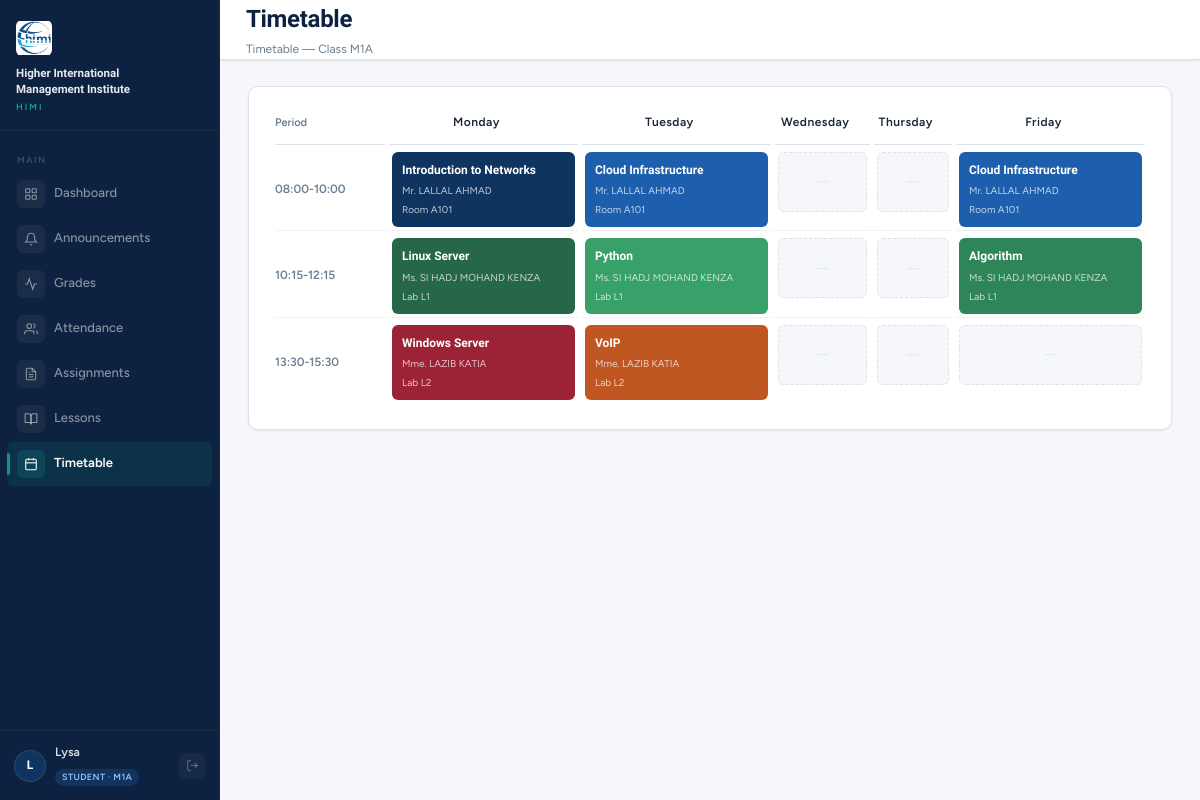
/timetable (signed in), run on the app's committed database.
### tables this page shows
CREATE TABLE users (
        id INTEGER PRIMARY KEY AUTOINCREMENT,
        username TEXT UNIQUE NOT NULL,
        password TEXT NOT NULL,
        full_name TEXT NOT NULL,
        role TEXT NOT NULL,
        class_group TEXT,
        subject TEXT,
        created_at TEXT DEFAULT (datetime('now'))
    );

CREATE TABLE timetable (
        id INTEGER PRIMARY KEY AUTOINCREMENT,
        day TEXT NOT NULL,
        period TEXT NOT NULL,
        subject TEXT NOT NULL,
        teacher TEXT NOT NULL,
        room TEXT,
        class_group TEXT NOT NULL
    );

### app.py (the view)
@app.route("/timetable")
@login_required
def timetable():
    conn = get_db(); uid = session["user_id"]; role = session["role"]
    days    = ["Monday","Tuesday","Wednesday","Thursday","Friday"]
    periods = ["08:00-10:00","10:15-12:15","13:30-15:30"]
    if role == "student":
        cg   = conn.execute("SELECT class_group FROM users WHERE id=?", (uid,)).fetchone()["class_group"]
        rows = conn.execute("SELECT * FROM timetable WHERE class_group=?", (cg,)).fetchall()
        title = f"Timetable — Class {cg}"
    elif role == "teacher":
        name = session["full_name"]
        rows = conn.execute("SELECT * FROM timetable WHERE teacher=?", (name,)).fetchall()
        title = f"Timetable — {name}"
    else:
        rows  = conn.execute("SELECT * FROM timetable ORDER BY class_group,day").fetchall()
        title = "Full Timetable"
    grid = {d: {p: None for p in periods} for d in days}
    for r in rows:
        if r["day"] in grid and r["period"] in grid[r["day"]]:
            grid[r["day"]][r["period"]] = r
    classes = conn.execute("SELECT DISTINCT class_group FROM timetable ORDER BY class_group").fetchall()
    teachers = conn.execute("SELECT * FROM users WHERE role='teacher' ORDER BY full_name").fetchall()
    conn.close()
    return render_template("timetable.html", page="timetable",
        grid=grid, days=days, periods=periods, title=title,
        classes=classes, teachers=teachers, role=role)

### app.py (called while the page is built)
def get_db():
    conn = sqlite3.connect(DB)
    conn.row_factory = sqlite3.Row
    return conn

def login_required(f):
    @wraps(f)
    def decorated(*args, **kwargs):
        if "user_id" not in session:
            return redirect(url_for("login"))
        return f(*args, **kwargs)
    return decorated

def current_user():
    if "user_id" not in session: return None
    conn = get_db()
    u = conn.execute("SELECT * FROM users WHERE id=?", (session["user_id"],)).fetchone()
    conn.close(); return u

### templates/timetable.html (shortened to what this page needs)
{% extends "base.html" %}
{% set u = current_user() %}
{% block page_title %}Timetable{% endblock %}
{% block subtitle %}{{ title }}{% endblock %}
{% block content %}
{% set colors = {
  'Introduction to Networks': '#0F3460',
  'Cloud Infrastructure':     '#1E5FAD',
  'Multi-Platform Project':   '#2B7DD4',
  'Linux Server':             '#276749',
  'Python':                   '#38A169',
  'Algorithm':                '#2F855A',
  'Windows Server':           '#9B2335',
  'VoIP':                     '#C05621'
} %}
<div class="card" style="overflow-x:auto;">
  <table style="min-width:660px;border-collapse:separate;border-spacing:4px;">
    <thead>
      <tr>
        <th style="width:110px;padding-bottom:12px;">Period</th>
        {% for day in days %}<th style="text-align:center;color:var(--blue-900);font-size:12px;letter-spacing:0.5px;padding-bottom:12px;">{{ day }}</th>{% endfor %}
      </tr>
    </thead>
    <tbody>
      {% for period in periods %}
      <tr>
        <td style="color:var(--text-muted);font-size:12px;font-weight:600;white-space:nowrap;padding:4px 8px 4px 0;vertical-align:middle;">{{ period }}</td>
        {% for day in days %}
          {% set cell = grid[day][period] %}
          <td style="padding:3px;vertical-align:top;">
            {% if cell %}
            <div class="tt-cell" style="background:{{ colors.get(cell['subject'],'#1E5FAD') }};color:#fff;">
              <div class="tt-subject">{{ cell['subject'] }}</div>
              <div class="tt-detail">{{ cell['teacher'] }}</div>
              {% if cell['room'] %}<div class="tt-detail">{{ cell['room'] }}</div>{% endif %}
            </div>
            {% else %}
            <div class="tt-cell" style="background:var(--off-white);border:1px dashed var(--gray-200);min-height:60px;">
              <div style="font-size:11px;color:var(--gray-200);text-align:center;">—</div>
            </div>
            {% endif %}
          </td>
        {% endfor %}
      </tr>
      {% endfor %}
    </tbody>
  </table>
</div>
{% endblock %}

### templates/base.html (shortened to what this page needs)
<!DOCTYPE html>
<html lang="en">
<head>
<link rel="stylesheet" href="/static/css/style.css">
</head>
<body>
{% set u = current_user() %}
<div class="app-shell">
<aside class="sidebar">
  <div class="sb-brand">
    <div class="sb-brand-logo" style="border:none;background:none;overflow:hidden;">
      <img src="/static/logo.png" style="width:38px;height:38px;object-fit:contain;">
    </div>
    <div class="sb-brand-name">Higher International<br>Management Institute</div>
    <div class="sb-brand-abbr">HIMI</div>
  </div>
  <nav class="sb-nav">
    <div class="sb-section">Main</div>
    <a href="/dashboard" class="sb-link {% if page=='dashboard' %}active{% endif %}">
      <span class="sb-icon">
        <svg viewBox="0 0 24 24"><rect x="3" y="3" width="7" height="7" rx="1"/><rect x="14" y="3" width="7" height="7" rx="1"/><rect x="3" y="14" width="7" height="7" rx="1"/><rect x="14" y="14" width="7" height="7" rx="1"/></svg>
      </span>Dashboard
    </a>
    <a href="/announcements" class="sb-link {% if page=='announcements' %}active{% endif %}">
      <span class="sb-icon">
        <svg viewBox="0 0 24 24"><path d="M18 8A6 6 0 0 0 6 8c0 7-3 9-3 9h18s-3-2-3-9"/><path d="M13.73 21a2 2 0 0 1-3.46 0"/></svg>
      </span>Announcements
    </a>
    <a href="/grades" class="sb-link {% if page=='grades' %}active{% endif %}">
      <span class="sb-icon">
        <svg viewBox="0 0 24 24"><polyline points="22 12 18 12 15 21 9 3 6 12 2 12"/></svg>
      </span>Grades
    </a>
    <a href="/attendance" class="sb-link {% if page=='attendance' %}active{% endif %}">
      <span class="sb-icon">
        <svg viewBox="0 0 24 24"><path d="M17 21v-2a4 4 0 0 0-4-4H5a4 4 0 0 0-4 4v2"/><circle cx="9" cy="7" r="4"/><path d="M23 21v-2a4 4 0 0 0-3-3.87"/><path d="M16 3.13a4 4 0 0 1 0 7.75"/></svg>
      </span>Attendance
    </a>
    <a href="/assignments" class="sb-link {% if page=='assignments' %}active{% endif %}">
      <span class="sb-icon">
        <svg viewBox="0 0 24 24"><path d="M14 2H6a2 2 0 0 0-2 2v16a2 2 0 0 0 2 2h12a2 2 0 0 0 2-2V8z"/><polyline points="14 2 14 8 20 8"/><line x1="16" y1="13" x2="8" y2="13"/><line x1="16" y1="17" x2="8" y2="17"/><polyline points="10 9 9 9 8 9"/></svg>
      </span>Assignments
    </a>
    <a href="/lessons" class="sb-link {% if page=='lessons' %}active{% endif %}">
      <span class="sb-icon">
        <svg viewBox="0 0 24 24"><path d="M2 3h6a4 4 0 0 1 4 4v14a3 3 0 0 0-3-3H2z"/><path d="M22 3h-6a4 4 0 0 0-4 4v14a3 3 0 0 1 3-3h7z"/></svg>
      </span>Lessons
    </a>
    <a href="/timetable" class="sb-link {% if page=='timetable' %}active{% endif %}">
      <span class="sb-icon">
        <svg viewBox="0 0 24 24"><rect x="3" y="4" width="18" height="18" rx="2" ry="2"/><line x1="16" y1="2" x2="16" y2="6"/><line x1="8" y1="2" x2="8" y2="6"/><line x1="3" y1="10" x2="21" y2="10"/></svg>
      </span>Timetable
    </a>
  </nav>
  <div class="sb-user">
    {% if u %}
    <div class="sb-avatar">
      {{ u['full_name'][0] }}{{ u['full_name'].split(' ')[-1][0] if ' ' in u['full_name'] else '' }}
    </div>
    <div style="flex:1;min-width:0;">
      <div class="sb-user-name">{{ u['full_name'] }}</div>
      <span class="sb-role-chip rc-{{ u['role'] }}">
        {% if u['role']=='student' %}Student{% elif u['role']=='teacher' %}Teacher{% else %}Administrator{% endif %}
        {% if u['class_group'] %} · {{ u['class_group'] }}{% endif %}
      </span>
    </div>
    <a href="/logout" class="sb-logout" title="Sign out">
      <svg viewBox="0 0 24 24"><path d="M9 21H5a2 2 0 0 1-2-2V5a2 2 0 0 1 2-2h4"/><polyline points="16 17 21 12 16 7"/><line x1="21" y1="12" x2="9" y2="12"/></svg>
    </a>
    {% endif %}
  </div>
</aside>
<div class="main-area">
  <header class="topbar">
    <div class="tb-left">
      <h1>{% block page_title %}{% endblock %}</h1>
      <div class="tb-breadcrumb">{% block subtitle %}{% endblock %}</div>
    </div>
  </header>
  <main class="page-body">
    {% block content %}{% endblock %}
  </main>
</div>
</div>
</body>
</html>

### data on the page
users: full_name "L", full_name "Lysa", class_group "M1A"
timetable: subject "Introduction to Networks", teacher "Mr. LALLAL AHMAD", room "Room A101"
timetable: subject "Cloud Infrastructure", teacher "Mr. LALLAL AHMAD", room "Room A101"
timetable: subject "Cloud Infrastructure", teacher "Mr. LALLAL AHMAD", room "Room A101"
timetable: subject "Linux Server", teacher "Ms. SI HADJ MOHAND KENZA", room "Lab L1"
timetable: subject "Python", teacher "Ms. SI HADJ MOHAND KENZA", room "Lab L1"
timetable: subject "Algorithm", teacher "Ms. SI HADJ MOHAND KENZA", room "Lab L1"
timetable: subject "Windows Server", teacher "Mme. LAZIB KATIA", room "Lab L2"
timetable: subject "VoIP", teacher "Mme. LAZIB KATIA", room "Lab L2"

### other printed values
{{ title }} "Timetable — Class M1A"
{{ day }} "Monday" "Tuesday" "Wednesday" "Thursday" "Friday"
{{ period }} "08:00-10:00" "10:15-12:15" "13:30-15:30"
